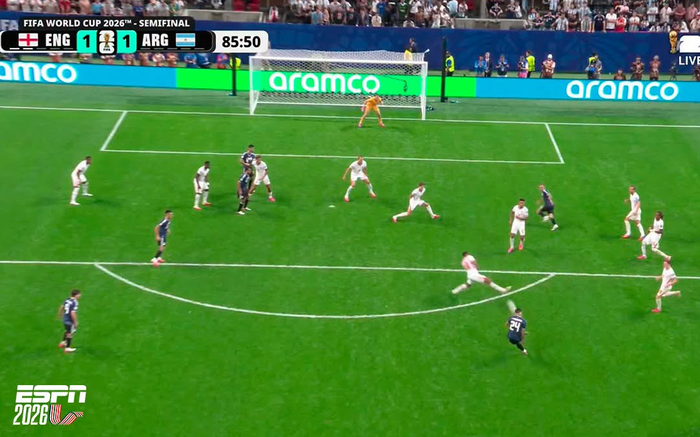
#> input picture template-alumnos/futbol/test-gol-enzo.png, 700 x 437 px, shrunk from 1079 x 674 before the run, found by its file name; the run also reads 1 picture not shown here
$ python ejercicio4.py
#> lines starting #> are read from the running program, lines starting #| are printed output that depends on the picture
### alc.py
import numpy as np

### Labo 00 y otros auxiliares

def esCuadrada(A):
    return len(A) == len(A[0])

def esSimetrica(A, tol=1e-7):
    if not esCuadrada(A):
        return False

    for f in range(0, len(A)):
        for c in range(0, len(A[0])):
            if np.abs(A[f][c] - A[c][f]) > tol:
                return False

    return True

def traspuesta(A):
    if np.ndim(A) == 1:
      # [5 lines of commented-out code are left out]
      return np.array([A])

    n, m = np.shape(A)
    T = np.zeros((m,n))
    for i in range(n):
        for j in range(m):
            T[j][i] = A[i][j]
    return T

def calcularAx(A,x,retorna_nops=False):
    n, m = np.shape(A)
    b = np.zeros(n)
    nops = 0

    for f in range(n):
        row_mult_sum = 0
        for c in range(m):
            row_mult_sum += A[f][c] * x[c]
            nops += 2
        b[f] = row_mult_sum

    if retorna_nops:
      return b, nops
    else:
      return b

def multiplicar(A,B,retorna_nops=False):
    if np.ndim(A) == 1:
       A = A.reshape((-1,1))

    B_es_vector = np.ndim(B) == 1
    if B_es_vector:
       B = B.reshape((-1,1))

    if np.shape(A)[1] != np.shape(B)[0]:
       return None

    n, _ = np.shape(A)
    _, q = np.shape(B)
    nops = 0

    C = np.zeros((n,q))
    for k in range(q):
      if retorna_nops:
        C[:,k], nops_cax = calcularAx(A,B[:,k], retorna_nops=True)
        nops += nops_cax
      else:
        C[:,k] = calcularAx(A,B[:,k])

    if n == 1 and  q == 1:
        C = C[0][0]
    elif B_es_vector:
      C = C[:,0]

    if retorna_nops:
      return C, nops
    else:
      return C

def triu(A):
    n, m = np.shape(A)
    U = np.copy(A)
    for i in range(m):
        U[i+1:,i] = np.zeros(n-i-1)
    return U

def tril(A):
    n, m = np.shape(A)
    L = np.copy(A)
    for i in range(n):
        L[i,i:] = np.zeros(m-i)
    L = np.eye(n) + L
    return L

### -------------------------------------------- Labo 01 --------------------------------------------

# [102 lines left out: functions error, error_relativo, matricesIguales, rota, escala, multFilaPorColumna and 3 more, not called in this run]

### -------------------------------------------- Labo 03 --------------------------------------------

def norma(x, p,retorna_nops=False):
  """
  Devuelve la norma p del vector x
  """
  if p == 'inf':
        return max(abs(x))

  p = np.float64(p)
  x = np.array(x)

  nops = 0
  sum = 0
  for i in range(0, len(x)):
    sum += abs(x[i])**p
    nops += 1 + p

  if retorna_nops:
    return sum**(1/p), nops
  else:
    return sum**(1/p)

# [94 lines left out: functions normaliza, normaInfDeMatriz, normaUnoDeMatriz, normaExacta, normaMatMC, condMC and 1 more, not called in this run]

### -------------------------------------------- Labo 04 --------------------------------------------

def calculaLU(A):
    """
        Calcula la factorizacion LU de la matriz A y retorna las matrices L y U,
        junto con el numero de operaciones realizadas. En caso de que la matriz
        no pueda factorizarse retorna None.
    """
    if A is None:
        return None, None, 0

    cant_op = 0
    m=A.shape[0]
    n=A.shape[1]
    Ac = A.copy()

    if m!=n:
        return None, None, cant_op

    for k in range(0, n-1):
        for i in range(k+1, m):
            if Ac[k][k] == 0:
                return None, None, cant_op

            m_ik = Ac[i][k]/Ac[k][k]
            cant_op += 1

            # Fila(i) - m_ik*Fila(k)
            f_i = Ac[i][k+1:] - m_ik*Ac[k][k+1:]
            cant_op += (n-k)*2 # It just works
            #cant_op += n*2

            Ac[i][k+1:] = f_i

            # Guardamos el coeficiente para L
            Ac[i][k] = m_ik

    L = tril(Ac)
    U = triu(Ac)

    return L, U, cant_op

def res_tri(L,b,inferior=True):
    """
    Resuelve el sistema Lx = b, donde L es triangular. Se puede indicar
    si es triangular inferior o superior usando el argumento
    inferior (por default asumir que es triangular inferior).
    """
    m,n = np.shape(L)
    if m != n:
        return None

    X = np.zeros(m)

    if inferior:
        for k in range(m):
            if L[k][k] == 0:
                return None

            sum = 0
            for i in range(0, k):
                sum += L[k][i]*X[i]

            X[k] = (b[k] - sum) / L[k][k]
    else:
        for k in reversed(range(m)):
            if L[k][k] == 0:
                return None

            sum = 0
            for i in range(k+1, n):
                sum += L[k][i]*X[i]

            X[k] = (b[k] - sum) / L[k][k]

    return X

def inversa(A):
    """
    Calcula la inversa de A empleando la factorizacion LU
    y las funciones que resuelven sistemas triangulares.
    """
    L, U, _ = calculaLU(A)

    if L is None or U is None:
        return None

    m, _ = np.shape(A)

    # Vemos si det(U) = 0
    if np.prod(U.diagonal()) == 0:
        return None

    L_inv = np.eye(m)
    U_inv = np.eye(m)

    for i in range(m):
        b = np.zeros(m)
        b[i] = 1
        X_L = res_tri(L,b)
        X_U = res_tri(U,b,False)

        L_inv[:, i] = X_L
        U_inv[:, i] = X_U

    return multiplicar(U_inv, L_inv)

# [167 lines left out: functions calculaLDV, esSDP, calculaCholesky, QR_con_GS, QR_con_HH, calculaQR, not called in this run]

### -------------------------------------------- Labo 06 --------------------------------------------

def f_A(A,v):
    u = multiplicar(A,v)
    norm_u = norma(u,2)

    if norm_u > 0:
        return u/norm_u

    return np.zeros(len(u))

def fk_A(A,v,k):
    w = v
    for _ in range(k):
        w = f_A(A,w)
    return w

def canonico(n,i):
    v = np.zeros(n)
    v[i] = 1
    return v

def metpot2k(A, tol=1e-15, K=1000, devolver_err=False):
    """
    A una matriz de n x n
    tol la tolerancia en la diferencia entre un paso y el siguiente de la estimación del autovector.
    K el numero máximo de iteraciones a realizarze.
    Retorna vector v, autovalor lambda y número de iteraciones realizadas k.
    """
    n = len(A)
    v = np.random.uniform(low=-2, high=2, size=n)
    w = fk_A(A,v,2)
    e = multiplicar(traspuesta(w), v)
    k = 0

    while abs(e-1) > tol and k < K:
        v = w
        w = fk_A(A,v,2)
        e = multiplicar(traspuesta(w), v)
        k = k + 1

    aval = multiplicar(traspuesta(w), multiplicar(A,w))
    err = e - 1

    if devolver_err:
        return v, aval, k, err
    return v, aval, k


def iszero(a, atol=1e-12):
    return np.abs(a) <= atol
def diagRH(A, tol=1e-15, K=1000):
    """
    A una matriz simétrica de n x n
    tol la tolerancia en la diferencia entre un paso y el siguiente de la estimación del autovector.
    K el número máximo de iteraciones a realizarse
    retorna matriz de autovectores S y matriz de autovalores D, tal que A = S D S.T
            Si la matriz A no es simétrica, debe retornar None
    """

    if not esSimetrica(A):
        return None

    n = len(A)
    v1, lambda1, _ = metpot2k(A, tol, K)
    e1 = canonico(n,0)
    e1_v1 = e1 - v1
    norma_e1_v1 = norma(e1_v1, 2)
    if iszero(norma_e1_v1):
        H_v1 = np.eye(n)
    else:
        H_v1 = np.eye(n) - 2*(multiplicar(e1_v1, traspuesta(e1_v1)) / norma_e1_v1**2)

    if n == 2:
        S = H_v1
        D = multiplicar(H_v1, multiplicar(A, traspuesta(H_v1)))
        return S, D

    B = multiplicar(H_v1, multiplicar(A, traspuesta(H_v1)))
    AA = B[1:n,1:n]
    AA = (AA + traspuesta(AA)) / 2

    SS, DD = diagRH(AA, tol, K)

    D = np.eye(n)
    D[0][0] = lambda1
    D[1:, 1:] = DD

    S = np.eye(n)
    S[1:, 1:] = SS
    S = multiplicar(H_v1, S)

    return S, D

### -------------------------------------------- Labo 07 --------------------------------------------

# [174 lines left out: functions normalizar_columnas_suman_uno, transiciones_al_azar_continuas, transiciones_al_azar_uniformes, nucleo, crea_rala, multiplica_rala_vector and 1 more, not called in this run]


### -------------------------------------- Aux extras para el TP --------------------------------------

def minimo_cuadrado_homogeneo(A):
    """
    Resuelve min_{||b||_2 = 1} Ab
    """
    # Con SVD sale igual, pero hay que tomar la svd COMPLETA,
    # NO la svd_reducida. La reducida descarta los que tengan σ < tol,
    # y como el b queremos que esté en el nucleo, tendra σ ≈ 0 y es descartado
    #
    # En su lugar, planteamos la diagonalización de Q.T Q usando diagRH,
    # que tambien deja ordenados los autovectores en orden descendente
    # en relacion a sus |λ| = σ², y seguimos la misma idea de tomar el
    # de más a la derecha

    S, _ = diagRH(multiplicar(traspuesta(A),A))
    b = S[:, -1]
    return b

# [737 lines left out: functions pseudoinversa, producto_vectorial, producto_interno, obtenerQ3d, resolverDLT3D, signo and 24 more, not called in this run]

### ejercicio3.py
import numpy as np
import pandas as pd
import alc

def obtenerQ2d(imgPts, objPts):
    """
    Devuelve la matriz Q a partir de la ecuación 11
    """
    n = objPts.shape[0]
    Q = np.zeros((2 * n, 9))
    for i in range(n):                                         # Para cada valor medido generamos las 2 filas correspondientes
        P_i = np.hstack((objPts[i], 1))       # https://numpy-org.translate.goog/doc/stable/reference/generated/numpy.hstack.html?_x_tr_sl=en&_x_tr_tl=es&_x_tr_hl=es&_x_tr_pto=tc
        u_i = imgPts[i,0]
        v_i = imgPts[i,1]

        Q[i * 2] = np.hstack((P_i, [0, 0, 0], -1 * u_i * P_i))
        Q[i * 2 + 1] = np.hstack(([0, 0, 0], P_i, -1 * v_i * P_i))
    return Q

def obtenerTHartley(pts):
    # 1. Hay una traslación de los puntos de manera que
    # su centroide cae en el origen de coordenadas
    #
    # 2. Todos los puntos son normalizados de manera que
    # el promedio de sus distancias al origen sqrt(2).

    # Calculo de centroide (traslacion)
    xs = pts[:,0]
    ys = pts[:,1]
    cx = np.mean(xs)
    cy = np.mean(ys)
    c = np.array([cx, cy])

    # Promedio de distancias (escala)
    distancias = [alc.norma(pts[i] - c,2) for i in range(len(pts))]
    dist_promedio = np.mean(distancias)
    s = np.sqrt(2) / dist_promedio #escala

    #      [1 0 −c_x]         [s 0 0]
    # Tr = [0 1 −c_y],   S =  [0 s 0]
    #      [0 0   1 ]         [0 0 1]
    #
    #            [1 0 −c_x] [s 0 0]   [s 0 -s·c_x]
    # T = S·TR = [0 1 −c_y]·[0 s 0] = [0 s -s·c_y]
    #            [0 0   1 ] [0 0 1]   [0 0    1  ]
    #
    #                                [1 0 c_x] [1/s  0  0]   [1/s  0   c_x]
    # T^{-1} = Tr^{-1} · S^{-1}  =   [0 1 c_y]·[ 0  1/s 0] = [ 0  1/s  c_y]
    #                                [0 0  1 ] [ 0   0  1]   [ 0   0    1 ]
    #
    # Tr es una traslacion, con lo cual la inversa es trasladarlo de nuevo a donde estaba (i.e. invertir los signos)
    # S es una escala => la inversa es dividir por lo que se escalo

    T = np.array(
        [[s, 0, -s*cx],
         [0, s, -s*cy],
         [0, 0, 1]])

    T_inv = np.array(
            [[1/s,  0 , cx],
             [ 0 , 1/s, cy],
             [ 0 ,  0 ,  1]])

    return T, T_inv

def resolverDLT2D_PtsNormalizados(imgPts, objPts):
    #Q de tamaño 2Nx9
    Q = obtenerQ2d(imgPts, objPts)
    h = alc.minimo_cuadrado_homogeneo(Q)

    return h.reshape(3,3)

def normalizarPts(T, pts):
    normalizados = []

    for i in range(pts.shape[0]):
        p_i = np.hstack((pts[i], 1))
        normalizados.append(alc.multiplicar(T, p_i))

    return np.array(normalizados)[:,:-1]

def resolverDLT2D(imgPts, objPts):
    """
    Calcula la homografía H correspondientes a puntos del plano (objPts) y de la imagen (imgPts) mediante el algoritmo DLT 2D.
    """

    # Normalizar usando Hartley
    Timg, Timg_inv = obtenerTHartley(imgPts)
    Tworld, _ = obtenerTHartley(objPts)


    imgPtsNormalizados = normalizarPts(Timg, imgPts)
    objPtsNormalizados = normalizarPts(Tworld, objPts)

    H_hat = resolverDLT2D_PtsNormalizados(imgPtsNormalizados, objPtsNormalizados)

    # H = Timg^-1 H_hat Tworld
    return alc.multiplicar(Timg_inv, alc.multiplicar(H_hat, Tworld))

# [123 lines left out: functions v_ij, armarA, calcularMatrizK2D, obtenerPose2D, not called in this run]

### ejercicio4.py
import numpy as np
import matplotlib.image as mpimg
from matplotlib import pyplot as plt
import alc
from ejercicio3 import resolverDLT2D

filepath_base = 'futbol'


def aplicarHomografia(H, pts):
    """
    Aplica la homografía H a la lista pts 2D

    Parámetros:
        H: matriz 3x3 homografía
        pts: array (n, 2) puntos 2D a transformar
    Devuelve:
        array (n, 2) con los puntos transformados. Para cada punto p = (x, y)
        se calcula q = H [x, y, 1]^T y se divide por la tercera coordenada (pasaje de coordenadas homogéneas a cartesianas).
    """
    transformados = np.zeros((pts.shape[0], 2))
    for i in range(pts.shape[0]):
        # Coordenadas homogéneas del punto
        p_homogeneo = np.array([pts[i, 0], pts[i, 1], 1.0])
        q = alc.multiplicar(H, p_homogeneo)
        # Deshomogeneizamos dividiendo por la tercera coordenada
        transformados[i, 0] = q[0] / q[2]
        transformados[i, 1] = q[1] / q[2]
    return transformados


def circuloEnCancha(centro, radio, n):
    """
    Puntos de una circunferencia sobre el piso, en coordenadas de la cancha

    Parámetros:
        centro: (U0, V0) centro de la circunferencia (m)
        radio: radio (m)
        n: cantidad de divisiones de cada semicircunferencia
    Devuelve:
        array (2n+2, 2) con los puntos (U, V), recorriendo la circunferencia en orden
        (primero la mitad de arriba y después la de abajo) para poder dibujarla con plt.plot.
        Sin usar seno ni coseno: de (U - U0)^2 + (V - V0)^2 = r^2 despejamos V = V0 ± sqrt(r^2 - (U - U0)^2)
    """
    U0, V0 = centro
    # Valores de U equiespaciados entre U0 - r y U0 + r
    U = U0 - radio + 2 * radio * np.arange(n + 1) / n
    # Altura de la semicircunferencia (np.abs evita negativos chicos por redondeo en los extremos)
    altura = np.sqrt(np.abs(radio**2 - (U - U0)**2))
    # Mitad de arriba (U creciente) y mitad de abajo (U decreciente) para cerrar la curva
    mitad_arriba = np.vstack([U, V0 + altura]).T
    mitad_abajo = np.vstack([U[::-1], V0 - altura[::-1]]).T
    return np.vstack([mitad_arriba, mitad_abajo])


# ---------------------------------------------------------------------------
# Ejercicio 4.a: distancia de Enzo a la línea del arco
# ---------------------------------------------------------------------------

# Coordenadas del plano estadio_azteca.png: origen en la esquina inferior izq, U a lo largo (0..105 m) y
# V a lo ancho (0..68 m).Enzo patea hacia el arco de U = 0; la cámara mira hacia ese arco, así que lo
# que en la foto está a la izquierda tiene V menor

# Puntos de referencia sobre el piso (datos del plano):
#   arco de 7.32 m              -> palos en V = 34 ± 3.66
#   área chica de 5.5 x 18.32 m -> V = 34 ± 9.16
#   punto penal a 11m           -> (11, 34)
#   medialuna de radio 9.15 m centrada en el penal, corta la línea del área
#   (U = 16.5) en V = 34 ± sqrt(9.15^2 - 5.5^2) = 34 ± 7.31
objPts = np.array([
    [0.0,  30.34],   # 0: palo izquierdo
    [0.0,  37.66],   # 1: palo derecho
    [5.5,  24.84],   # 2: área chica, esquina frontal izq
    [5.5,  43.16],   # 3: área chica, esquina frontal der
    [11.0, 34.0],    # 4: punto penal
    [16.5, 26.69],   # 5: medialuna ∩ línea del área, izq
    [16.5, 41.31],   # 6: medialuna ∩ línea del área, der
])

# Los mismos puntos en la foto (píxeles)
imgPts = np.array([
    [388.0, 176.0],
    [652.0, 184.5],
    [157.0, 231.0],
    [867.0, 250.0],
    [511.0, 317.0],
    [146.0, 406.0],
    [851.0, 422.0],
])

# Pie de apoyo de Enzo al patear (píxeles)
pie_enzo_img = np.array([[810.0, 545.0]])

# Punto del arco donde entró la pelota (cancha, m): sobre la línea de meta (U = 0), entre los palos
# (V = 30.34 a 37.66), cerca del palo izquierdo. La distancia se mide respecto al arco y el punto es a elección
punto_gol = np.array([0.0, 31.0])


# ---------------------------------------------------------------------------
# Ejercicio 4.b: círculos de 1m de rodeando a los jugadores argentinos
# ---------------------------------------------------------------------------

# Jugadores argentinos en la foto (píxeles)
pies_argentinos_img = np.array([
    [107.0, 540.0],   # Julian, abajo a la izquierda
    [244.0, 404.0],   # Lautaro, sobre la línea del área
    [388.0, 297.0],   # Cristian Romero, el de atrás (pies tapados, estimado)
    [375.0, 328.0],   # Nico González, el de adelante
    [853.0, 352.0],   # Alexis
    [810.0, 545.0],   # Enzo
])


# ---------------------------------------------------------------------------
# Ejercicio 4.c: posible fuera de juego (otra foto -> otra H)
# ---------------------------------------------------------------------------

# Mismo sistema de coordenadas del plano. Acá los de blanco atacan el arco de U = 105 (a la derecha de la
# foto) y la cámara está del lado de la banda V = 0, así que la banda de arriba de la foto es V = 68
#   línea del área grande en U = 105 - 16.5 = 88.5, lados del área en V = 34 ± 20.16
#   área chica: frente en U = 105 - 5.5 = 99.5, V = 34 ± 9.16
#   punto penal en U = 105 - 11 = 94
#   medialuna ∩ línea del área en V = 34 ± 7.31 (la de arriba está tapada por jugadores)
objPts_offside = np.array([
    [105.0, 68.0],    # 0: córner (banderín)
    [88.5,  54.16],   # 1: área grande, esquina de arriba sobre la línea del área
    [88.5,  13.84],   # 2: área grande, esquina de abajo sobre la línea del área
    [99.5,  43.16],   # 3: área chica, esquina frontal de arriba
    [99.5,  24.84],   # 4: área chica, esquina frontal de abajo
    [94.0,  34.0],    # 5: punto penal
    [88.5,  26.69],   # 6: medialuna ∩ línea del área, abajo
])

# Los mismos puntos en la foto (píxeles)
imgPts_offside = np.array([
    [1306.0, 237.0],
    [736.0,  317.0],
    [735.5,  756.5],
    [1230.0, 390.0],
    [1365.0, 576.0],
    [1008.0, 474.0],
    [734.0,  557.0],
])

# Pies de los defensores (naranja), el más adelantado hacia el arco de cada jugador (píxeles)
pies_defensores_img = np.array([
    [1432.0, 467.0],  # arquero
    [824.0,  331.0],  # el de arriba del grupo
    [767.0,  370.0],  # el del medio del grupo
    [770.0,  535.0],  # el 5
    [813.0,  560.0],  # el 22
])

# Pies de los atacantes (blanco), el más adelantado hacia el arco de cada jugador (píxeles)
pies_atacantes_img = np.array([
    [791.0, 350.0],   # el de arriba del grupo
    [787.0, 470.0],   # el del medio
    [828.0, 528.0],   # el 24
    [866.0, 509.0],   # el que está a la derecha del 24 (pie posiblemente en el aire)
    [872.0, 594.0],   # el 25
])

if __name__ == '__main__':
    img = mpimg.imread(f'{filepath_base}/test-gol-enzo.png')
#> img is the input picture: shape (437, 700, 4) float32; mean R, G, B, A 0.274, 0.532, 0.221, 1

    # Paso 1: verificar que los puntos estén bien marcados y en orden
    plt.figure(figsize=(14, 9))
    plt.imshow(img)
    plt.plot(imgPts[:, 0], imgPts[:, 1], 'ro', markersize=4)
    for i in range(imgPts.shape[0]):
        plt.text(imgPts[i, 0] + 6, imgPts[i, 1] - 6, str(i), color='yellow', fontsize=11, weight='bold')
    plt.title('Puntos de referencia')
    plt.show()
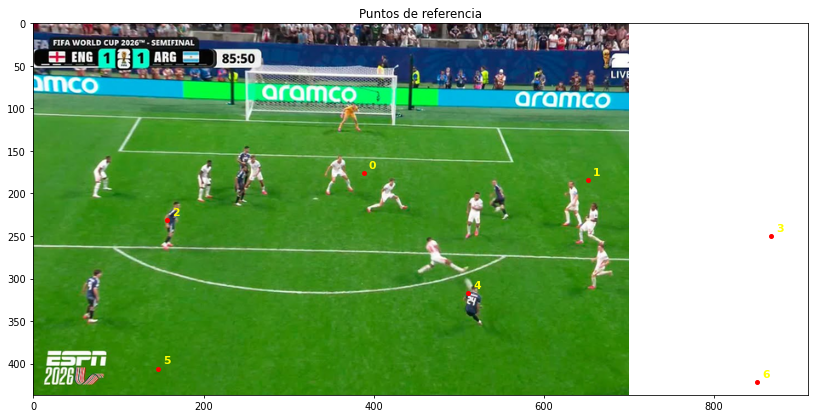
#> figure drawn by matplotlib, 1 panel

    # Paso 2: homografía cancha -> imagen y su inversa
    H = resolverDLT2D(imgPts, objPts)
    H_inv = alc.inversa(H)

    # Paso 3: validación. Proyectamos el rectángulo del área chica: sus dos esquinas sobre la línea de meta
    # no se usaron para estimar H, así que si caen sobre las esquinas reales de la foto, H es confiable.
    area_chica = aplicarHomografia(H, np.array([[0.0, 24.84], [5.5, 24.84], [5.5, 43.16], [0.0, 43.16]]))
    plt.figure(figsize=(14, 9))
    plt.imshow(img)
    plt.plot(area_chica[:, 0], area_chica[:, 1], 'c-', linewidth=1.5)
    plt.title('Validación: área chica proyectada con H')
    plt.show()

    # Paso 4: llevamos el pie de Enzo a la cancha con H^-1
    U_enzo, V_enzo = aplicarHomografia(H_inv, pie_enzo_img)[0]
    print(f'Enzo en la cancha: U = {U_enzo:.2f} m, V = {V_enzo:.2f} m')

    # Paso 5: distancia en línea recta sobre el piso, de Enzo al punto del arco donde entró la pelota
    distancia = np.sqrt((U_enzo - punto_gol[0])**2 + (V_enzo - punto_gol[1])**2)
    print(f'Distancia al arco (punto donde entró la pelota): {distancia:.2f} m')

    # 4.b: cada pie a la cancha con H^-1, círculo de 1m en la cancha y proyección a la foto con H
    pies_cancha = aplicarHomografia(H_inv, pies_argentinos_img)
    plt.figure(figsize=(14, 9))
    plt.imshow(img)
    for i in range(pies_cancha.shape[0]):
        circulo_img = aplicarHomografia(H, circuloEnCancha(pies_cancha[i], 1.0, 50))
        plt.plot(circulo_img[:, 0], circulo_img[:, 1], 'y-', linewidth=1.5)
        print(f'Jugador {i}: U = {pies_cancha[i, 0]:.2f} m, V = {pies_cancha[i, 1]:.2f} m')
    plt.title('Jugadores argentinos con círculos de 1m de radio')
    plt.show()
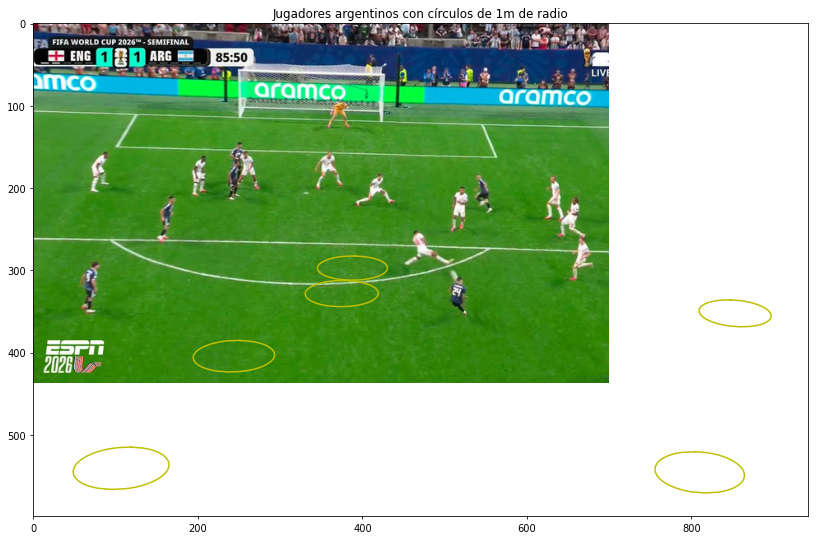
#> figure drawn by matplotlib, 1 panel

    # 4.c: homografía de la foto del posible fuera de juego
    img_offside = mpimg.imread(f'{filepath_base}/test-fuera-de-juego.png')
#> (the rest of the program and of its run is left out)
